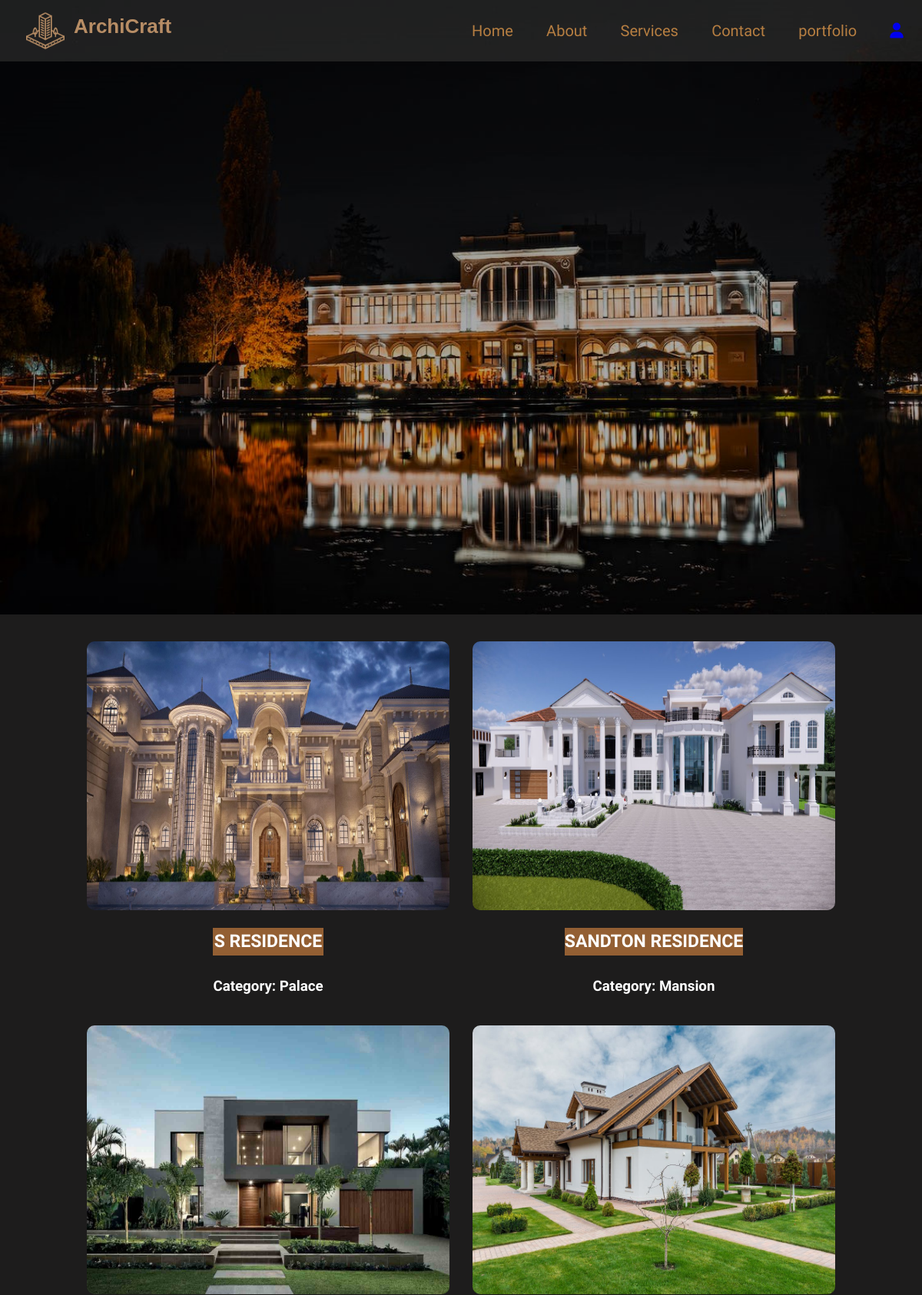
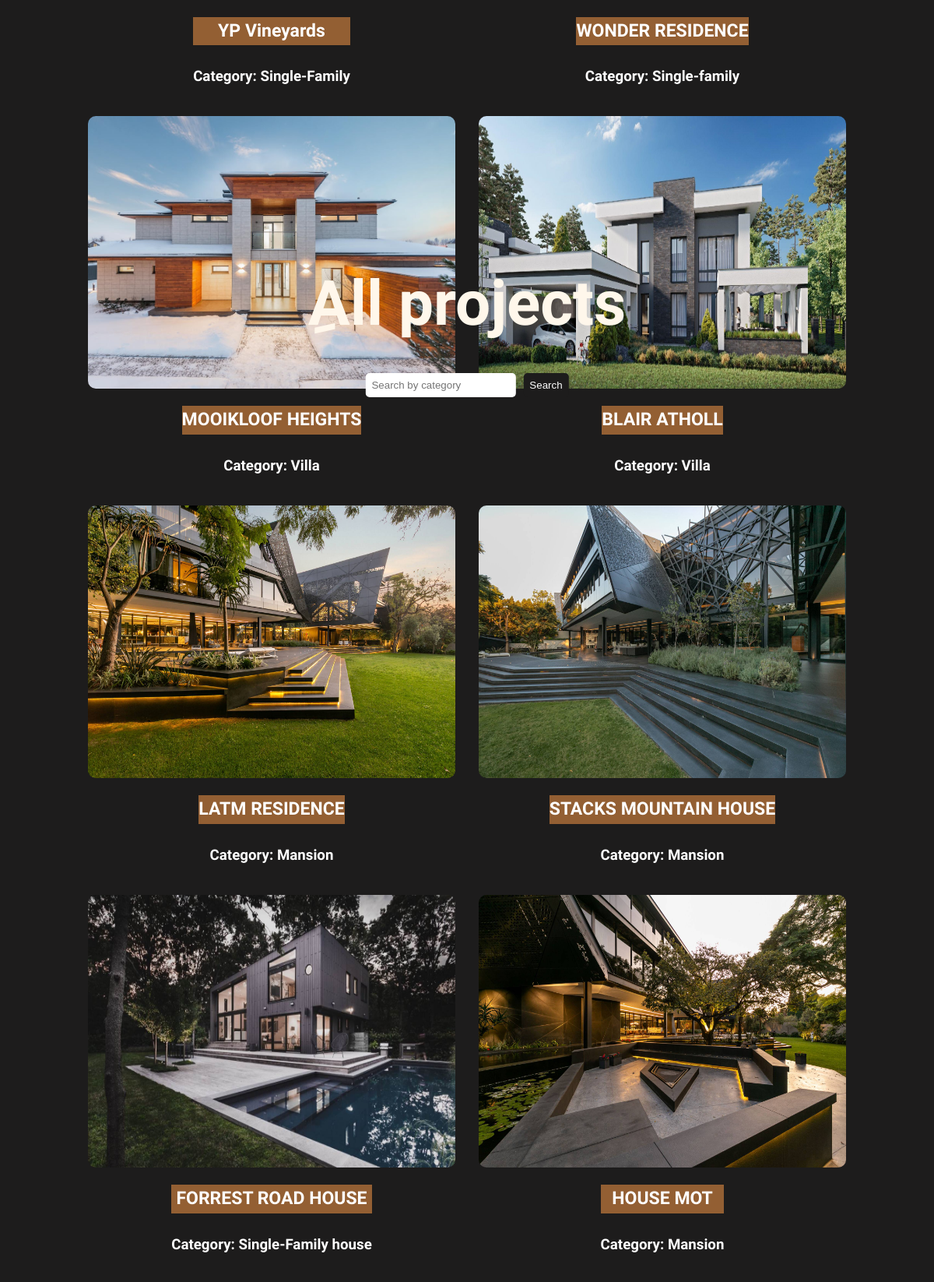
The page /port.php (upper part) on the database its author committed (2 pictures, top to bottom).
### tables this page shows
CREATE TABLE `projects` (
  `id` int(6) UNSIGNED NOT NULL DEFAULT 0,
  `image` varchar(500) DEFAULT NULL,
  `img2` varchar(30) NOT NULL DEFAULT 'imgs/10.jpg',
  `img3` varchar(30) NOT NULL DEFAULT 'imgs/10.jpg',
  `img4` varchar(30) NOT NULL DEFAULT 'imgs/10.jpg',
  `title` varchar(30) DEFAULT NULL,
  `architect` varchar(30) NOT NULL DEFAULT 'Frank Lloyd Wright',
  `description` varchar(2000) DEFAULT NULL,
  `category` varchar(50) NOT NULL DEFAULT 'Mansion',
  `price_range` varchar(30) DEFAULT NULL
);

### port.php (the view, shortened to what this page needs)
<?PHP
    $host="localhost";
        $user="root";
        $pass="";
        $db="db";
       $connect= mysqli_connect($host,$user,$pass,$db);
    $projects= "select * from projects ";
    $q=mysqli_query($connect,$projects);
    $rows = $q -> fetch_all(MYSQLI_ASSOC);
    ?>
<!DOCTYPE html>
<html lang="en">
<head>
    <link rel="stylesheet" href="port.css">
    <link rel="stylesheet" href="https://cdnjs.cloudflare.com/ajax/libs/font-awesome/6.5.1/css/all.min.css"
 />
</head>
<body>
    <div class="background-image">
        <header>
            <div class="logo">
                <img src="imgs/icon-1.png" alt="icon">
                <h1> ArchiCraft </h1>
            </div>
            <nav>
                <ul>
                    <li><a href="index.php">Home</a></li>
                    <li><a href="about.php">About</a></li>
                    <li><a href="services.php">Services</a></li>
                    <li><a href="contact.php">Contact</a></li>
                    <li><a href="port.php">portfolio</a></li>
                    <?php
                if (isset($_SESSION['logged_in'])): ?>
                    <a href="logout.php">Logout</a>
                    <?php else: ?>
                    <a href="login-signup.php"><i class="fa-solid fa-user"></i></a>
                    <?php endif; ?>
                </ul>
            </nav>
        </header>
    </div>
    <div class="inner-back-text">
        <h1>ِAll projects</h1>
        <form action="" method="get" class="search">
            <input type="text" name="search" placeholder="Search by category">
            <button type="submit">Search</button>
        </form>
    </div>
    <section class="services">
        <?php
if (isset($results)) {
  foreach ($results as $row) {
    echo "<div>
      <section>
        <a href='ds.php?id=" . $row['id'] . "'>
          <img src='" . $row['image'] . "' alt=''>
        </a>
      </section>
      <section>
        <h3 class='PTitle'>" . $row['title'] . "</h3><br>
        <h3>Category: " . $row['category'] . "</h3>
      </section>
    </div>";
  }
} else {
  foreach ($rows as $row) {
    echo "<div>
      <section>
        <a href='ds.php?id=" . $row['id'] . "'>
          <img src='" . $row['image'] . "' alt=''>
        </a>
      </section>
      <section>
        <h3 class='PTitle'>" . $row['title'] . "</h3><br>
        <h3>Category: " . $row['category'] . "</h3>
      </section>
    </div>";
  }
}
    ?>
    </section>
</body>
</html>

### port.css (style rules this page uses)
* { box-sizing: border-box; margin: 0; padding: 0; }
body { font-family: 'Tajawal', sans-serif; line-height: 1.6; margin: 0; padding: 0; background-color: #1d1c1c; border-color: #9b907f; color: #fff; }
header { display: flex; align-items: center; justify-content: space-between; background-color: rgba(97, 96, 95, 0.3); padding: 10px; color: #b77f42; position: fixed; width: 100%; z-index: 3; top: 0%; }
.logo { display: flex; }
.logo img { width: 50px; height: 50px; margin-right: 12px; margin-left: 24px; vertical-align: middle; }
.logo h1 { font-size: 26px; line-height: 48px; font-weight: 600; text-align: start; color: #b78d65; font-family: "Teko", sans-serif; }
header nav { width: 50%; }
header h1 { font-size: 35px; }
header ul { list-style: none; display: flex; gap: 15px; font-size: 20px; justify-content: space-around; }
nav ul li a { text-decoration: none; color: #b77f42; }
.inner-back-text { position: absolute; top: 50%; left: 50%; transform: translate(-50%, -50%); text-align: center; font-size: 40px; color: #fff7eb; }
h3 { text-align: center; }
.PTitle { font-size: 23px; background-color: #935f33; }
.background-image { background: url(imgs/36.jpeg); width: 100%; height: 100vh; background-size: cover; background-repeat: no-repeat; background-position: center; position: relative; }
.services { margin: 20px 10px; display: flex; gap: 10px; flex-wrap: wrap; justify-content: center; align-items: center; }
.services > div { margin: 10px auto; margin:10px; width: 40%; display: flex; flex-direction: column; justify-content: center; gap: 10px; flex-wrap: wrap; align-items: center; text-align: center; }
img { width: 100%; height: 350px; margin: 5px auto; border-radius: 10px; -webkit-border-radius: 10px; -moz-border-radius: 10px; -ms-border-radius: 10px; -o-border-radius: 10px; }
.search input { padding: 8px; border-radius: 5px; -webkit-border-radius: 5px; -moz-border-radius: 5px; -ms-border-radius: 5px; -o-border-radius: 5px; outline: 0; border: 0; }
.search button { border-radius: 5px; padding: 8px; border: 0; background-color: #1d1c1c; color: white; cursor: pointer; -webkit-border-radius: 5px; -moz-border-radius: 5px; -ms-border-radius: 5px; -o-border-radius: 5px; }

### rows shown on the page
projects: image (picture), title "S RESIDENCE", category "Palace"
projects: image (picture), title "SANDTON RESIDENCE", category "Mansion"
projects: image (picture), title "YP Vineyards", category "Single-Family"
projects: image (picture), title "WONDER RESIDENCE", category "Single-family"
projects: image (picture), title "MOOIKLOOF HEIGHTS", category "Villa"
projects: image (picture), title "BLAIR ATHOLL", category "Villa"
projects: image (picture), title "LATM RESIDENCE", category "Mansion"
projects: image (picture), title "STACKS MOUNTAIN HOUSE", category "Mansion"
projects: image (picture), title "FORREST ROAD HOUSE", category "Single-Family house"
projects: image (picture), title "HOUSE MOT", category "Mansion"
